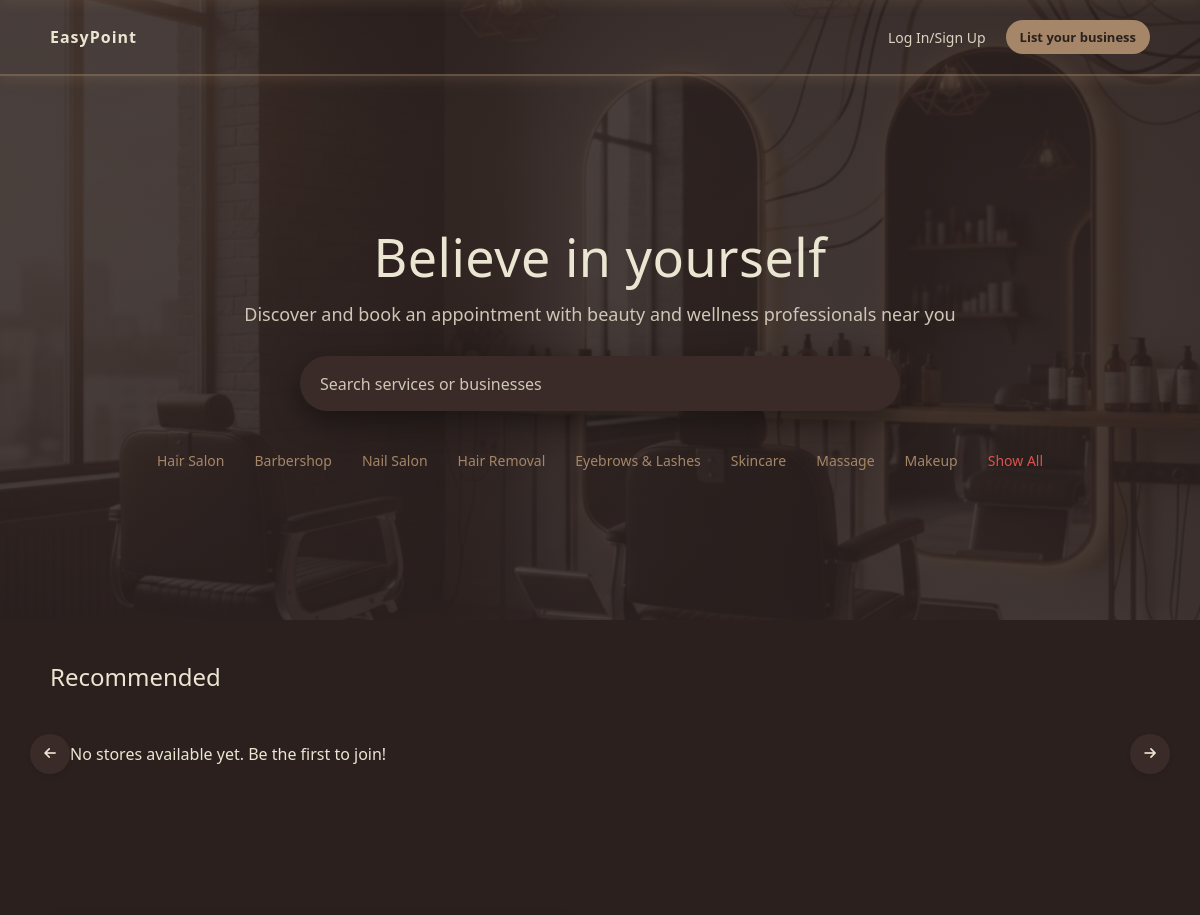
The app's page /index.php?category=Barbershop (upper part), older data.
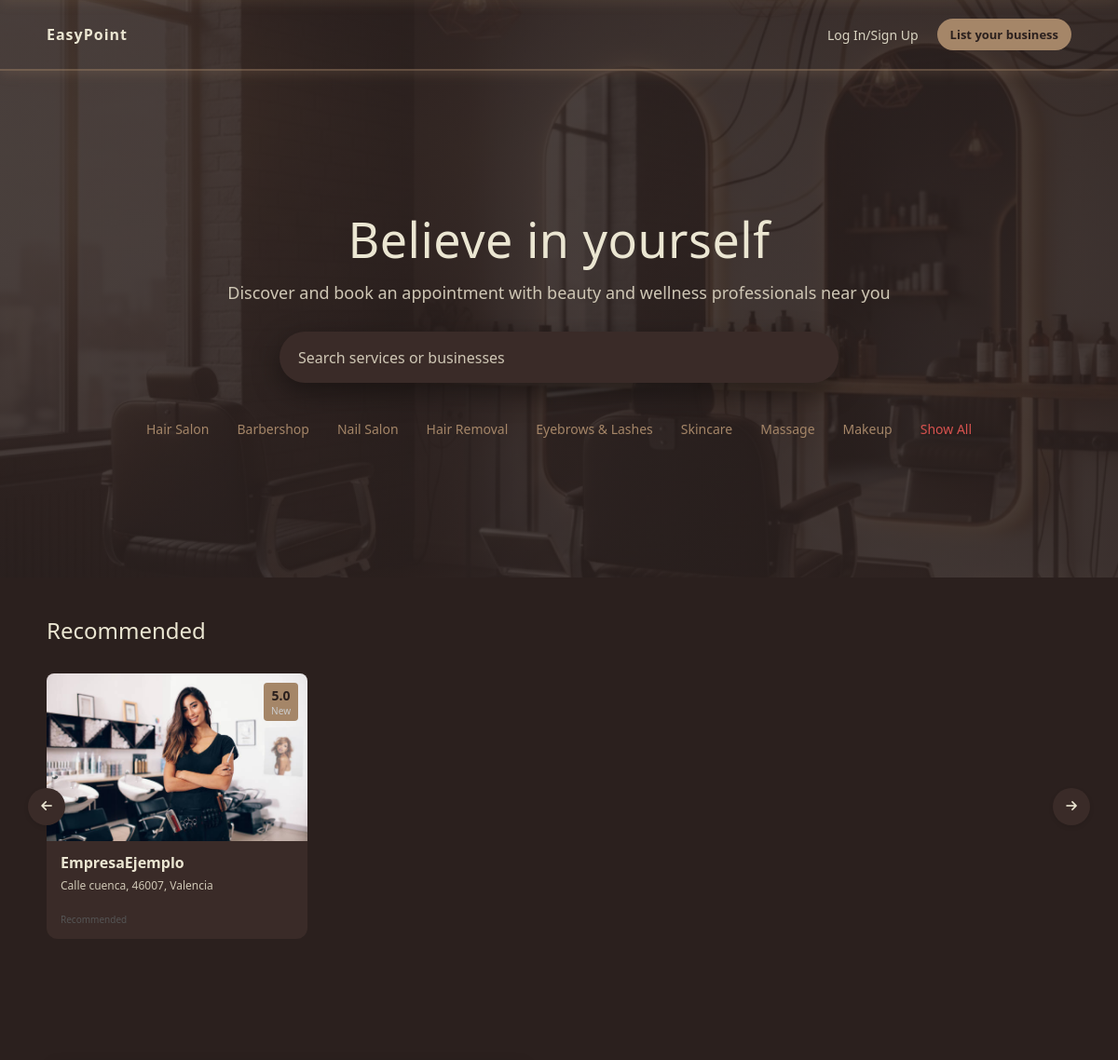
The same page, newer data.
### tables this page shows
CREATE TABLE `business_profiles` (
  `id` int NOT NULL,
  `user_id` int NOT NULL,
  `description` text,
  `business_type` varchar(50) DEFAULT 'General',
  `logo_url` varchar(255) DEFAULT NULL,
  `banner_url` varchar(255) DEFAULT NULL,
  `opening_hours` json DEFAULT NULL,
  `website` varchar(100) DEFAULT NULL,
  `instagram_link` varchar(255) DEFAULT NULL,
  `facebook_link` varchar(255) DEFAULT NULL,
  `twitter_link` varchar(255) DEFAULT NULL,
  `tiktok_link` varchar(255) DEFAULT NULL,
  `created_at` timestamp NULL DEFAULT CURRENT_TIMESTAMP,
  `updated_at` timestamp NULL DEFAULT CURRENT_TIMESTAMP ON UPDATE CURRENT_TIMESTAMP,
  `is_public` tinyint(1) DEFAULT '0'
);

CREATE TABLE `users` (
  `id` int NOT NULL,
  `username` varchar(50) NOT NULL,
  `email` varchar(100) NOT NULL,
  `password` varchar(255) NOT NULL,
  `role` enum('admin','user','store') DEFAULT 'user',
  `is_confirmed` tinyint(1) DEFAULT '0',
  `token` varchar(100) DEFAULT NULL,
  `created_at` timestamp NULL DEFAULT CURRENT_TIMESTAMP,
  `business_name` varchar(100) DEFAULT NULL,
  `address` varchar(255) DEFAULT NULL,
  `postal_code` varchar(10) DEFAULT NULL,
  `phone` varchar(20) DEFAULT NULL,
  `city` varchar(100) DEFAULT NULL
);

### models/user.php (called while the page is built, shortened)
<?php
require_once __DIR__ . '/Database.php';
class User
{
    private $conn;
    public function __construct()
    {
        $database = new Database();
        $this->conn = $database->getConnection();
    }
    public function getRecommendedStores($category = null)
    {
        try {
            $query = "SELECT u.id, u.business_name, u.address, u.city, u.postal_code, bp.logo_url, bp.business_type
                  FROM users u
                  INNER JOIN business_profiles bp ON u.id = bp.user_id
                  WHERE u.role = 'store' AND bp.is_public = 1";
            if ($category) {
                $query .= " AND bp.business_type = :category";
            }
            $query .= " ORDER BY u.created_at DESC LIMIT 8";
            $stmt = $this->conn->prepare($query);
            if ($category) {
                $stmt->bindParam(':category', $category);
            }
            $stmt->execute();
            return $stmt->fetchAll(PDO::FETCH_ASSOC);
        } catch (PDOException $e) {
            error_log("Error fetching stores: " . $e->getMessage());
            return [];
        }
    }
}
?>

### models/Database.php (called while the page is built, shortened)
<?php
class Database
{
    private $host;
    private $db_name;
    private $username;
    private $password;
    public function __construct()
    {
        $this->host = DB_HOST;
        $this->db_name = DB_NAME;
        $this->username = DB_USER;
        $this->password = DB_PASS;
    }
    public function getConnection()
    {
        $this->conn = null;
        try {
            $this->conn = new PDO(
                "mysql:host=" . $this->host . ";dbname=" . $this->db_name . ";charset=utf8mb4",
                $this->username,
                $this->password
            );
            $this->conn->setAttribute(PDO::ATTR_ERRMODE, PDO::ERRMODE_EXCEPTION);
        } catch (PDOException $exception) {
            error_log("Connection error: " . $exception->getMessage());
        }
        return $this->conn;
    }
}

### index.php (the view, shortened to what this page needs)
<?php
$action = $_GET['action'] ?? 'home';
$userModel = new User();
if ($action === 'home') {
    $stores = $userModel->getRecommendedStores();
}
$stores = [];
if ($action === 'home') {
    $categoryFilter = isset($_GET['category']) ? $_GET['category'] : null;
    $stores = $userModel->getRecommendedStores($categoryFilter);
}
?>
<!DOCTYPE html>
<html lang="en">
<head>
    <link rel="stylesheet" href="https://cdnjs.cloudflare.com/ajax/libs/font-awesome/6.4.0/css/all.min.css">
    <link rel="stylesheet" href="public/css/styles.css">
</head>
<body>
    <header>
        <nav class="navigation-bar">
            <div class="logo"><a href="/index.php">EasyPoint</a></div>
            <div class="user-menu">
                <?php if (isset($_SESSION['user_id']) && $_SESSION['role'] === 'user'): ?>
                    <a href="index.php?action=dashboard">
                        <span class="user-link">
                            Welcome, <strong><?php echo htmlspecialchars($_SESSION['username']); ?></strong>
                        </span></a>
                    <a href="#" class="business-button" onclick="openStoreModal(event)">List your business</a>
                    <a href="index.php?action=logout" class="logout-link">Logout</a>
                <?php else: ?>
                    <a href="index.php?action=login" class="login-link">Log In/Sign Up</a>
                    <a href="#" class="business-button" onclick="openStoreModal(event)">List your business</a>
                <?php endif; ?>
            </div>
        </nav>
        <div class="central-content">
            <h1 class="main-title">Believe in yourself</h1>
            <p class="subtitle">Discover and book an appointment with beauty and wellness professionals near you</p>
            <div class="search-bar">
                <input type="text" class="search-input" placeholder="Search services or businesses">
            </div>
            <ul class="category-list">
                <li><a href="index.php?category=Hair Salon" class="cat-link">Hair Salon</a></li>
                <li><a href="index.php?category=Barbershop" class="cat-link">Barbershop</a></li>
                <li><a href="index.php?category=Nail Salon" class="cat-link">Nail Salon</a></li>
                <li><a href="index.php?category=Hair Removal" class="cat-link">Hair Removal</a></li>
                <li><a href="index.php?category=Eyebrows & Lashes" class="cat-link">Eyebrows & Lashes</a></li>
                <li><a href="index.php?category=Skincare" class="cat-link">Skincare</a></li>
                <li><a href="index.php?category=Massage" class="cat-link">Massage</a></li>
                <li><a href="index.php?category=Makeup" class="cat-link">Makeup</a></li>
                <?php if (isset($_GET['category'])): ?>
                    <li><a href="index.php" class="cat-link" style="color: #d9534f;">Show All</a></li>
                <?php endif; ?>
            </ul>
        </div>
    </header>
    <section class="recommended-section">
        <h2 class="section-title">Recommended</h2>
        <div class="carousel-container">
            <button class="arrow-button left-arrow">
                <i class="fa-solid fa-arrow-left"></i>
            </button>
            <div class="shops-grid">
                <?php if (empty($stores)): ?>
                    <p style="padding: 20px;">No stores available yet. Be the first to join!</p>
                <?php else: ?>
                    <?php foreach ($stores as $store): ?>
                        <?php
                        $name = !empty($store['business_name']) ? htmlspecialchars($store['business_name']) : 'Unnamed Business';
                        $addressParts = [];
                        if (!empty($store['address']))
                            $addressParts[] = htmlspecialchars($store['address']);
                        if (!empty($store['postal_code']))
                            $addressParts[] = htmlspecialchars($store['postal_code']);
                        if (!empty($store['city']))
                            $addressParts[] = htmlspecialchars($store['city']);
                        $fullAddress = implode(', ', $addressParts);
                        $image = !empty($store['logo_url']) ? 'public/' . htmlspecialchars($store['logo_url']) : 'public/assets/images/tienda-1.png';
                        ?>
                        <a href="index.php?action=view_business&id=<?php echo $store['id']; ?>"
                            style="text-decoration: none; color: inherit;">
                            <article class="shop-card">
                                <div class="image-container">
                                    <img src="<?php echo $image; ?>" alt="<?php echo $name; ?>" class="shop-image">
                                    <div class="rating-label">
                                        5.0 <span class="reviews-text">New</span>
                                    </div>
                                </div>
                                <div class="shop-info">
                                    <h3 class="shop-name"><?php echo $name; ?></h3>
                                    <p class="shop-address"><?php echo $fullAddress; ?></p>
                                    <span class="sponsored-text">Recommended</span>
                                </div>
                            </article>
                        </a>
                    <?php endforeach; ?>
                <?php endif; ?>
            </div>
            <button class="arrow-button right-arrow">
                <i class="fa-solid fa-arrow-right"></i>
            </button>
        </div>
    </section>
    <section class="features-section">
    </section>
</body>
</html>

Row changes from the older to the newer data that the page shows:
now on this page (row edited): business_profiles: logo_url (picture), user.business_name "EmpresaEjemplo", fullAddress "Calle cuenca, 46007, Valencia"
Text that changed along with them:
text no longer shown: "No stores available yet. Be the first to join!"
